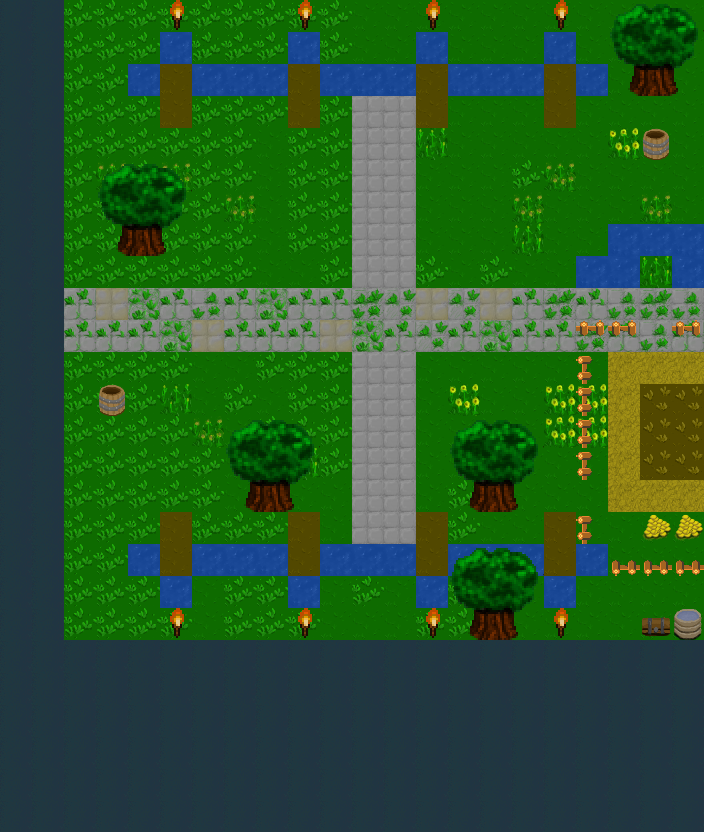

This game map was drawn from its Tiled (.tmx) file and the tilesets committed beside it. A one-line description and the full map source follow:
An orthogonal 22x26 tile map with 32x32 px tiles, 3 tile layers (navigation, background, items), 5 tilesets and 8 objects (8x PLAYER_START).

<map version="1.2" tiledversion="1.3.0" orientation="orthogonal" renderorder="right-down" compressionlevel="0" width="22" height="26" tilewidth="32" tileheight="32" infinite="0" nextlayerid="10" nextobjectid="14">
 <tileset firstgid="1" source="tilesets/outdoor 32x32 rpg.tsx" />
 <tileset firstgid="50" source="tilesets/32x32 outdoor rpg.tsx" />
 <tileset firstgid="114" source="32x32 rpg elements.tsx" />
 <tileset firstgid="194" source="tilesets/outdoor 16 to 32.tsx" />
 <tileset firstgid="214" source="tilesets/ADOM-bg.tsx" />
 <layer id="7" name="navigation" width="22" height="26">
  <data encoding="csv">
83,83,82,82,82,82,82,82,82,82,82,82,82,82,82,82,82,82,82,82,82,82,
83,83,82,82,82,83,82,82,82,83,82,82,82,83,82,82,82,83,82,82,82,82,
83,83,82,82,83,82,83,83,83,82,83,83,83,82,83,83,83,82,83,82,83,82,
83,83,82,82,82,82,82,82,82,82,82,82,82,82,82,82,82,82,82,82,82,82,
83,83,82,82,82,82,82,82,82,82,82,82,82,82,82,82,82,82,82,82,83,82,
83,83,82,82,82,82,82,82,82,82,82,82,82,82,82,82,82,82,82,82,82,82,
83,83,82,82,82,82,82,82,82,82,82,82,82,82,82,82,82,82,82,82,82,82,
83,83,82,82,83,82,82,82,82,82,82,82,82,82,82,82,82,82,82,82,82,82,
83,83,82,82,82,82,82,82,82,82,82,82,82,82,82,82,82,82,82,82,82,82,
83,83,82,82,82,82,82,82,82,82,82,82,82,82,82,82,82,82,82,82,82,82,
83,83,82,82,82,82,82,82,82,82,82,82,82,82,82,82,82,82,83,83,82,83,
83,83,82,82,82,82,82,82,82,82,82,82,82,82,82,82,82,82,83,82,82,82,
83,83,82,83,82,82,82,82,82,82,82,82,82,82,82,82,82,82,83,82,82,82,
83,83,82,82,82,82,82,82,82,82,82,82,82,82,82,82,82,82,83,82,82,82,
83,83,82,82,82,82,82,82,82,82,82,82,82,82,82,82,82,82,83,82,82,82,
83,83,82,82,82,82,82,82,83,82,82,82,82,82,82,83,82,82,82,82,82,82,
83,83,82,82,82,82,82,82,82,82,82,82,82,82,82,82,82,82,83,82,83,83,
83,83,82,82,83,82,83,83,83,82,83,83,83,82,83,83,83,82,83,83,83,83,
83,83,82,82,82,83,82,82,82,83,82,82,82,83,82,82,82,83,82,82,82,82,
83,83,82,82,82,82,82,82,82,82,82,82,82,82,82,83,82,82,82,82,83,83,
83,83,83,83,83,83,83,83,83,83,83,83,83,83,83,83,83,83,83,83,83,83,
83,83,83,83,83,83,83,83,83,83,83,83,83,83,83,83,83,83,83,83,83,83,
83,83,83,83,83,83,83,83,83,83,83,83,83,83,83,83,83,83,83,83,83,83,
0,0,0,0,0,0,0,0,0,0,0,0,0,0,0,0,0,0,0,0,0,0,
0,0,0,0,0,0,0,0,0,0,0,0,0,0,0,0,0,0,0,0,0,0,
0,0,0,0,0,0,0,0,0,0,0,0,0,0,0,0,0,0,0,0,0,0
</data>
 </layer>
 <layer id="8" name="background" width="22" height="26">
  <data encoding="csv">
311,311,19,19,19,19,19,19,19,19,19,69,69,69,69,69,69,69,69,69,69,69,
311,311,19,19,19,93,19,19,19,93,19,69,69,93,69,69,69,93,69,69,69,69,
311,311,19,19,93,98,93,93,93,98,93,93,93,98,93,93,93,98,93,69,69,69,
311,311,19,19,19,98,19,19,19,98,19,50,50,98,69,69,69,98,69,69,69,69,
311,311,19,19,19,19,19,19,69,19,19,50,50,110,69,69,69,69,69,111,69,69,
311,311,19,112,19,112,19,19,69,19,19,50,50,69,69,69,19,112,69,69,69,69,
311,311,19,19,19,19,19,112,69,19,19,50,50,69,69,69,112,69,69,69,112,69,
311,311,19,19,19,19,19,19,69,19,19,50,50,69,69,69,110,69,69,93,93,93,
311,311,19,19,19,19,19,19,69,69,19,50,50,19,69,19,69,69,93,93,110,93,
311,311,52,51,61,52,54,52,61,52,52,62,53,51,53,51,52,62,52,54,62,54,
311,311,52,52,52,61,51,52,52,52,51,61,52,53,52,61,52,52,62,52,54,52,
311,311,19,19,19,19,69,69,19,19,19,50,50,69,69,69,69,69,69,75,75,75,
311,311,19,19,19,110,69,19,69,19,19,50,50,69,111,69,69,111,111,75,101,101,
311,311,19,19,19,19,112,69,19,19,19,50,50,69,69,69,69,111,111,75,101,101,
311,311,19,19,19,19,19,69,19,110,19,50,50,69,69,69,69,69,69,75,101,101,
311,311,19,19,19,19,19,69,19,69,69,50,50,69,19,69,69,69,69,75,75,75,
311,311,19,19,19,98,19,19,19,98,69,50,50,98,19,69,69,98,69,69,69,69,
311,311,19,19,93,98,93,93,93,98,93,93,93,98,93,93,93,98,93,69,69,69,
311,311,19,19,19,93,69,19,19,93,69,19,69,93,19,69,69,93,69,69,69,69,
311,311,19,19,19,19,69,19,19,19,69,69,69,19,19,69,69,69,69,69,69,69,
311,311,311,311,311,311,311,311,311,311,311,311,311,311,311,311,311,311,311,311,311,311,
311,311,311,311,311,311,311,311,311,311,311,311,311,311,311,311,311,311,311,311,311,311,
311,311,311,311,311,311,311,311,311,311,311,311,311,311,311,311,311,311,311,311,311,311,
311,311,311,311,311,311,311,311,311,311,311,311,311,311,311,311,311,311,311,311,311,311,
311,311,311,311,311,311,311,311,311,311,311,311,311,311,311,311,311,311,311,311,311,311,
311,311,311,311,311,311,311,311,311,311,311,311,311,311,311,311,311,311,311,311,311,311
</data>
 </layer>
 <layer id="9" name="items" width="22" height="26">
  <data encoding="csv">
0,0,0,0,0,145,0,0,0,145,0,0,0,145,0,0,0,145,0,162,163,164,
0,0,0,0,0,0,0,0,0,0,0,0,0,0,0,0,0,0,0,170,171,172,
0,0,0,0,0,0,0,0,0,0,0,0,0,0,0,0,0,0,0,178,179,180,
0,0,0,0,0,0,0,0,0,0,0,0,0,0,0,0,0,0,0,0,0,0,
0,0,0,0,0,0,0,0,0,0,0,0,0,0,0,0,0,0,0,0,1,0,
0,0,0,162,163,164,0,0,0,0,0,0,0,0,0,0,0,0,0,0,0,0,
0,0,0,170,171,172,0,0,0,0,0,0,0,0,0,0,0,0,0,0,0,0,
0,0,0,178,179,180,0,0,0,0,0,0,0,0,0,0,0,0,0,0,0,0,
0,0,0,0,0,0,0,0,0,0,0,0,0,0,0,0,0,0,0,0,0,0,
0,0,0,0,0,0,0,0,0,0,0,0,0,0,0,0,0,0,0,0,0,0,
0,0,0,0,0,0,0,0,0,0,0,0,0,0,0,0,0,0,213,213,0,213,
0,0,0,0,0,0,0,0,0,0,0,0,0,0,0,0,0,0,1610612949,0,0,0,
0,0,0,1,0,0,0,0,0,0,0,0,0,0,0,0,0,0,1610612949,0,0,0,
0,0,0,0,0,0,0,162,163,164,0,0,0,0,162,163,164,0,1610612949,0,0,0,
0,0,0,0,0,0,0,170,171,172,0,0,0,0,170,171,172,0,1610612949,0,0,0,
0,0,0,0,0,0,0,178,179,180,0,0,0,0,178,179,180,0,0,0,0,0,
0,0,0,0,0,0,0,0,0,0,0,0,0,0,0,0,0,0,1610612949,0,3,3,
0,0,0,0,0,0,0,0,0,0,0,0,0,0,162,163,164,0,0,3221225685,3221225685,3221225685,
0,0,0,0,0,0,0,0,0,0,0,0,0,0,170,171,172,0,0,0,0,0,
0,0,0,0,0,145,0,0,0,145,0,0,0,145,178,179,180,145,0,0,2,46,
0,0,0,0,0,0,0,0,0,0,0,0,0,0,0,0,0,0,0,0,0,0,
0,0,0,0,0,0,0,0,0,0,0,0,0,0,0,0,0,0,0,0,0,0,
0,0,0,0,0,0,0,0,0,0,0,0,0,0,0,0,0,0,0,0,0,0,
0,0,0,0,0,0,0,0,0,0,0,0,0,0,0,0,0,0,0,0,0,0,
0,0,0,0,0,0,0,0,0,0,0,0,0,0,0,0,0,0,0,0,0,0,
0,0,0,0,0,0,0,0,0,0,0,0,0,0,0,0,0,0,0,0,0,0
</data>
 </layer>
 <objectgroup id="4" name="Spawn points">
  <object id="6" name="PLAYER_START" x="160" y="544" width="32" height="32" />
  <object id="7" name="PLAYER_START" x="288" y="544" width="32" height="32" />
  <object id="8" name="PLAYER_START" x="544" y="64" width="32" height="32" />
  <object id="9" name="PLAYER_START" x="416" y="544" width="32" height="32" />
  <object id="10" name="PLAYER_START" x="544" y="544" width="32" height="32" />
  <object id="11" name="PLAYER_START" x="416" y="64" width="32" height="32" />
  <object id="12" name="PLAYER_START" x="160" y="64" width="32" height="32" />
  <object id="13" name="PLAYER_START" x="288" y="64" width="32" height="32" />
 </objectgroup>
</map>
